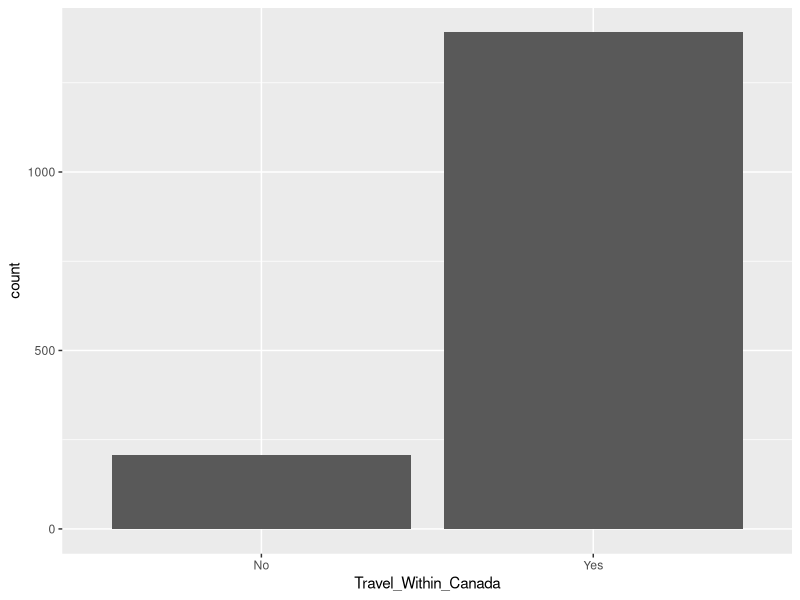
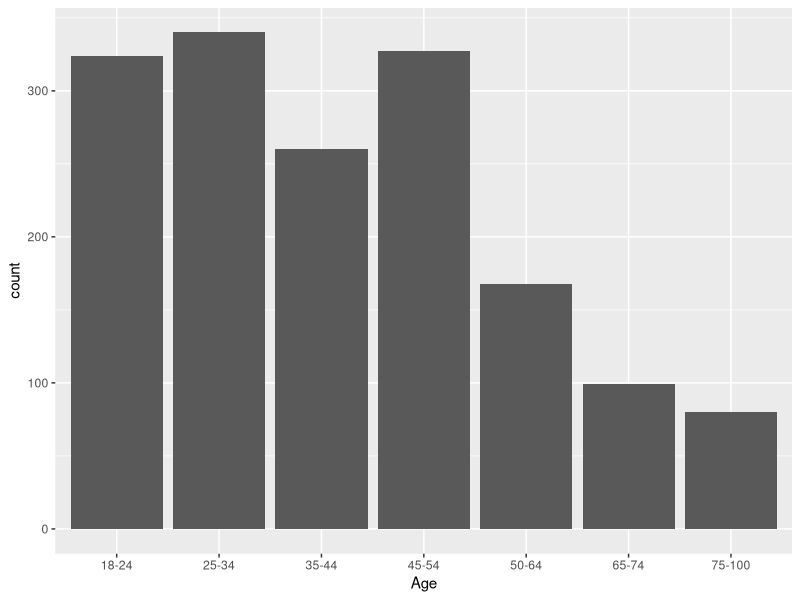
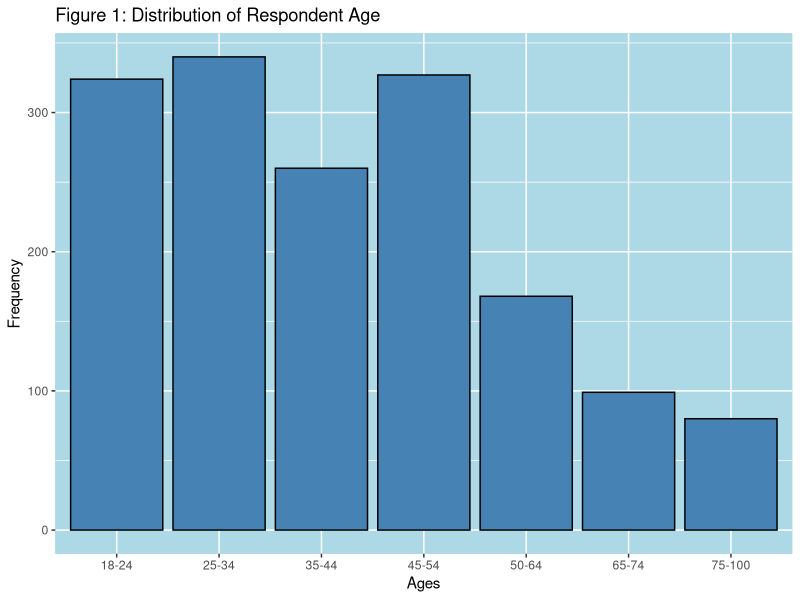
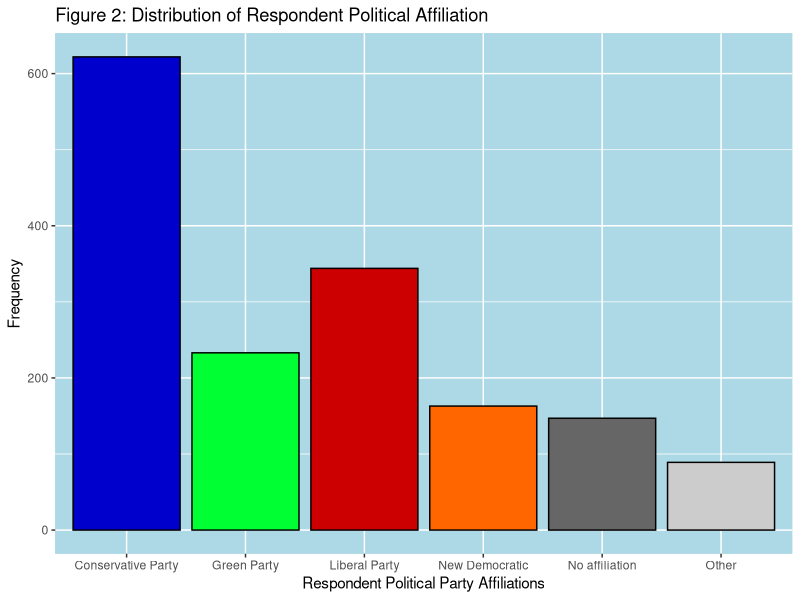

The R source for these figures, in order:
## ---- chunk 1
knitr::opts_chunk$set(echo = TRUE)
#install.packages('tidyverse')
library(tidyverse)
## ---- chunk 2
#Simulating data
#We can always change the prob to fit our report
set.seed(666)

# Number of respondents to our survey
sample_size = 1598

#What is your age?
my_data <- tibble(
  Age  = sample(x = c("18-24", "25-34", "35-44", "45-54", "50-64", "65-74", "75-100"), size = sample_size, replace = TRUE, prob = c(0.2, 0.225, 0.15, 0.20, .105, 0.07, 0.05)),
  
#Are you a member of a vulnerable population?
  Vulnerable_Population = sample(x = c("Yes", "No", "Not sure"), size = sample_size, replace = TRUE, prob = c(0.2, 0.7, 0.1)),
  
  #Do you live in one of the following administrative/metropolitan regions
  Living = sample(x = c("Yes", "No"),  size = sample_size, replace = TRUE, prob = c(0.8, 0.2)),
  
  Political_Party = sample(x = c("Conservative Party",
                                 "Liberal Party",
                                 "New Democratic",
                                 "Green Party",
                                 "No affiliation", "Other"),
                           size = sample_size, replace = TRUE, 
                           prob = c(0.4, 0.20, 0.105, 0.15, 0.1, 0.05)),

  Primary_Source = sample(x = c("Social Media", "Television", "Newspapers", "Personal Research on the Internet", "Family and Friends", "Other"), size = sample_size, replace = TRUE, prob = c(0.3, 0.15, 0.2, 0.05, 0.25, 0.05)),

  Trustworthy_Source = sample(x = c("Social Media", "Television", "Newspapers", "Personal Research on the Internet", "Family and Friends", "Other"), size = sample_size, replace = TRUE, prob = c(0.3, 0.15, 0.2, 0.05, 0.25, 0.05)),
  
  Knowledgeable = sample(c(1:5), size = sample_size, replace = TRUE, prob = c(0.25, 0.15, 0.1, 0.2, 0.3)),
  
  Trust_Conservative_Party = sample(x = c("Yes", "No", "Maybe"), size = sample_size, replace = TRUE, prob = c(0.6, 0.3, 0.1)),
  
  Trust_Doug_Ford = sample(x = c("Yes", "No", "Maybe"), size = sample_size, replace = TRUE, prob = c(0.5, 0.4, 0.1)),
  
  Mask_Frequency = sample(x = c("Always", "Most of the time", "Sometimes", "Rarely", "Never"), size = sample_size, replace = TRUE, prob = c(0.25, 0.3, 0.2, 0.15, 0.1)),
  
  Social_Bubble = sample(x = c("Yes", "No"), size = sample_size, replace = TRUE, prob = c(0.7066, 0.2934)),
  
  Follow_Regulation = sample(x = c("Yes, I follow all store requirements",
                                   "Mostly",
                                   "Only ones I think will be enforced",
                                   "None"),
                             size = sample_size, replace = TRUE, 
                           prob = c(0.25, 0.25, 0.25, 0.25)),
  
  Visit_non_essentials = rpois(sample_size, 3),
  
  Travel_Within_Canada = sample(x = c("Yes", "No"), size = sample_size, replace = TRUE, prob = c(0.8674, 0.1326)), 
  
  Travel_Out_Of_Canada = sample(x = c("Yes", "No"), size = sample_size, replace = TRUE, prob = c(0.98743, 0.01257))
)
## ---- chunk 3


my_data %>% 
  ggplot(aes(x = Travel_Within_Canada)) +
  geom_bar()

my_data %>% 
  ggplot(aes(x=Age))+
  geom_bar()

## ---- chunk 4

#Graphs

#Distribution of Respondent Age Graph
my_data %>% 
  ggplot(aes(x = Age)) +
  geom_bar(colour ="black", fill="steelblue") +
  labs(x = "Ages",
       y = "Frequency",
       title = "Figure 1: Distribution of Respondent Age") +
  theme(panel.background = element_rect(fill = "lightblue",
                                colour = "lightblue",
                                size = 0.5, linetype = "solid"))


## ---- chunk 5
# Colour palette

partyPalette <- c("#0000CC", "#00FF33", "#CC0000", "#FF6600", "#666666", "#CCCCCC")

#Distribution of Political Affiliation
my_data %>% 
  ggplot(aes(x = Political_Party)) +
  geom_bar(colour ="black", fill=partyPalette) +
  labs(x = "Respondent Political Party Affiliations",
       y = "Frequency",
       title = "Figure 2: Distribution of Respondent Political Affiliation") +
  theme(panel.background = element_rect(fill = "lightblue",
                                colour = "lightblue",
                                size = 0.5, linetype = "solid"))
## ---- chunk 6
